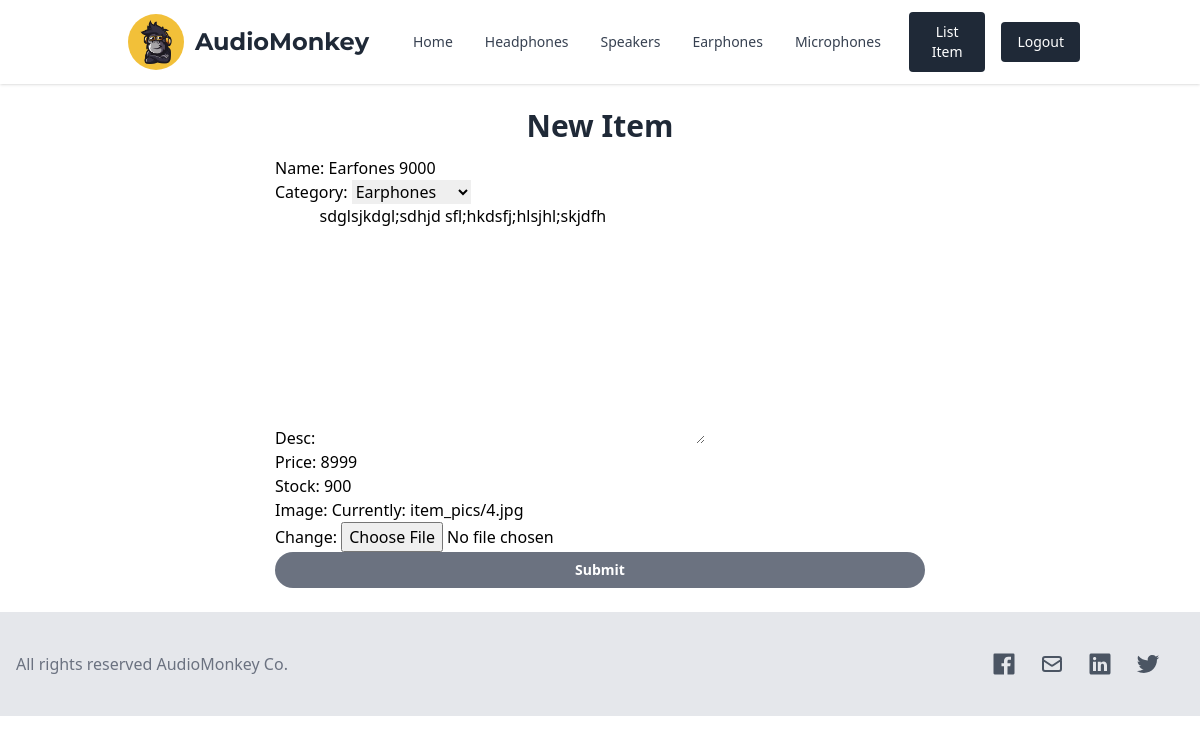
Page /shop/edit/earfones-9000 (signed in) on the committed database.
### shop/models.py (models this page shows, shortened)
class Item(models.Model):
    name = models.CharField(max_length=200)
    category = models.CharField(max_length=100, choices=[
        ('headphones', 'Headphones'),
        ('speakers', 'Speakers'),
        ('earphones', 'Earphones'),
        ('microphones', 'Microphones')
    ])
    slug = models.CharField(max_length=100, blank=True)
    desc = models.TextField()
    price = models.IntegerField()
    stock = models.IntegerField(default=10)
    rating = models.IntegerField(default=0, validators=[
        MaxValueValidator(5),
        MinValueValidator(0)
    ])
    image = models.ImageField(upload_to="item_pics")
    date_listed = models.DateTimeField(default=timezone.now)

### shop/views.py (the view)
# urls.py: path('shop/edit/<str:slug>', views.EditItem.as_view(), name='edit-item'),
class EditItem(LoginRequiredMixin, UserPassesTestMixin, UpdateView):
    model = Item
    fields = ['name', 'category', 'desc', 'price', 'stock', 'image']
    template_name = 'shop/item_form.html'
    def test_func(self):
        user = self.request.user
        return True if user.is_superuser else False

### shop/templates/shop/item_form.html
{% extends 'shop/base.html' %} {% load tailwind_filters %} {% block body %}
<div class="w-[650px] mx-auto my-6">
<div class="text-3xl font-bold text-gray-800 text-center mb-3">New Item</div>
  <form method="post" class="w-full" enctype="multipart/form-data">
    {% csrf_token %} {{ form|crispy }}
    <div class="w-full">
        <button
          class="bg-gray-500 hover:bg-gray-700 px-5 py-2 text-sm leading-5 rounded-full font-semibold text-white mx-auto w-full"
          type = "submit"
        >
          Submit
        </button>
    </div>
  </form>
</div>
{% endblock body %}

### rows in the picture
Item: name "Earfones 9000", category "Earphones", desc "sdglsjkdgl;sdhjd sfl;hkdsfj;hlsjhl;skjdfh", price "8999", stock "900"
